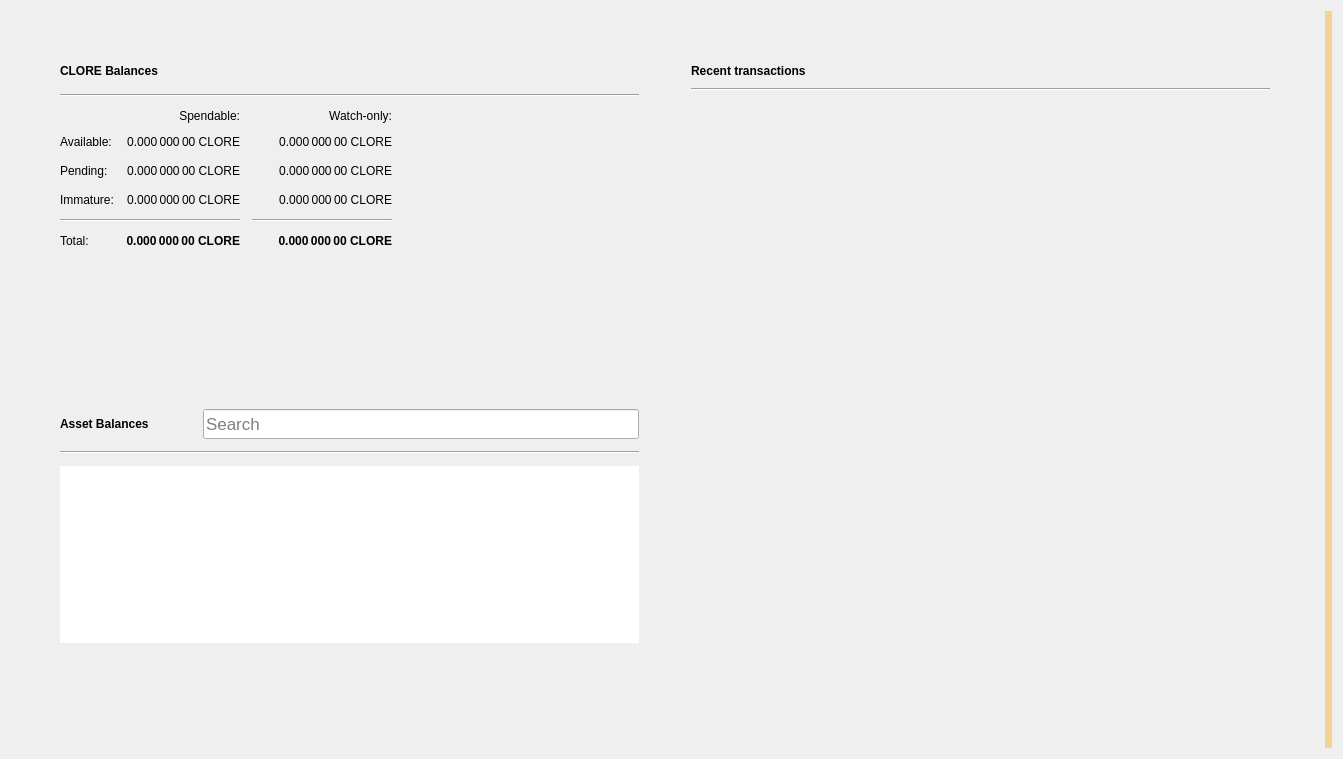
<?xml version="1.0" encoding="UTF-8"?>
<ui version="4.0">
 <class>OverviewPage</class>
 <widget class="QWidget" name="OverviewPage">
  <property name="geometry">
   <rect>
    <x>0</x>
    <y>0</y>
    <width>1343</width>
    <height>759</height>
   </rect>
  </property>
  <property name="windowTitle">
   <string>Form</string>
  </property>
  <property name="autoFillBackground">
   <bool>false</bool>
  </property>
  <layout class="QGridLayout" name="gridLayout_3">
   <item row="0" column="1">
    <layout class="QVBoxLayout" name="verticalLayout_7">
     <property name="spacing">
      <number>0</number>
     </property>
     <property name="leftMargin">
      <number>0</number>
     </property>
     <property name="topMargin">
      <number>0</number>
     </property>
     <property name="rightMargin">
      <number>0</number>
     </property>
     <property name="bottomMargin">
      <number>0</number>
     </property>
     <item>
      <layout class="QHBoxLayout" name="horizontalLayout" stretch="0,0">
       <property name="spacing">
        <number>34</number>
       </property>
       <property name="sizeConstraint">
        <enum>QLayout::SetMaximumSize</enum>
       </property>
       <property name="leftMargin">
        <number>40</number>
       </property>
       <property name="topMargin">
        <number>40</number>
       </property>
       <property name="rightMargin">
        <number>40</number>
       </property>
       <property name="bottomMargin">
        <number>40</number>
       </property>
       <item>
        <layout class="QVBoxLayout" name="verticalLayout_2">
         <property name="spacing">
          <number>34</number>
         </property>
         <property name="rightMargin">
          <number>0</number>
         </property>
         <item>
          <widget class="QFrame" name="frame">
           <property name="sizePolicy">
            <sizepolicy hsizetype="Preferred" vsizetype="Preferred">
             <horstretch>0</horstretch>
             <verstretch>0</verstretch>
            </sizepolicy>
           </property>
           <property name="frameShape">
            <enum>QFrame::NoFrame</enum>
           </property>
           <property name="frameShadow">
            <enum>QFrame::Raised</enum>
           </property>
           <property name="lineWidth">
            <number>10</number>
           </property>
           <layout class="QVBoxLayout" name="verticalLayout_4">
            <property name="spacing">
             <number>12</number>
            </property>
            <item>
             <layout class="QHBoxLayout" name="horizontalLayout_4">
              <item>
               <widget class="QLabel" name="cloreBalancesLabel">
                <property name="font">
                 <font>
                  <weight>75</weight>
                  <bold>true</bold>
                 </font>
                </property>
                <property name="text">
                 <string>CLORE Balances</string>
                </property>
               </widget>
              </item>
              <item>
               <widget class="QPushButton" name="labelWalletStatus">
                <property name="enabled">
                 <bool>true</bool>
                </property>
                <property name="maximumSize">
                 <size>
                  <width>30</width>
                  <height>16777215</height>
                 </size>
                </property>
                <property name="toolTip">
                 <string>The displayed information may be out of date. Your wallet automatically synchronizes with the clore network after a connection is established, but this process has not completed yet.</string>
                </property>
                <property name="text">
                 <string/>
                </property>
                <property name="icon">
                 <iconset>
                  <normaloff>:/icons/warning</normaloff>
                  <disabledoff>:/icons/warning</disabledoff>:/icons/warning</iconset>
                </property>
                <property name="iconSize">
                 <size>
                  <width>24</width>
                  <height>24</height>
                 </size>
                </property>
                <property name="flat">
                 <bool>true</bool>
                </property>
               </widget>
              </item>
              <item>
               <spacer name="horizontalSpacer_3">
                <property name="orientation">
                 <enum>Qt::Horizontal</enum>
                </property>
                <property name="sizeHint" stdset="0">
                 <size>
                  <width>40</width>
                  <height>20</height>
                 </size>
                </property>
               </spacer>
              </item>
             </layout>
            </item>
            <item>
             <widget class="Line" name="line_2">
              <property name="orientation">
               <enum>Qt::Horizontal</enum>
              </property>
             </widget>
            </item>
            <item>
             <layout class="QGridLayout" name="gridLayout">
              <property name="spacing">
               <number>12</number>
              </property>
              <item row="3" column="2">
               <widget class="QLabel" name="labelWatchImmature">
                <property name="font">
                 <font>
                  <weight>50</weight>
                  <bold>false</bold>
                 </font>
                </property>
                <property name="cursor">
                 <cursorShape>IBeamCursor</cursorShape>
                </property>
                <property name="toolTip">
                 <string>Mined balance in watch-only addresses that has not yet matured</string>
                </property>
                <property name="text">
                 <string notr="true">0.000 000 00 CLORE</string>
                </property>
                <property name="alignment">
                 <set>Qt::AlignRight|Qt::AlignTrailing|Qt::AlignVCenter</set>
                </property>
                <property name="textInteractionFlags">
                 <set>Qt::LinksAccessibleByMouse|Qt::TextSelectableByKeyboard|Qt::TextSelectableByMouse</set>
                </property>
               </widget>
              </item>
              <item row="2" column="3">
               <spacer name="horizontalSpacer_2">
                <property name="orientation">
                 <enum>Qt::Horizontal</enum>
                </property>
                <property name="sizeHint" stdset="0">
                 <size>
                  <width>40</width>
                  <height>20</height>
                 </size>
                </property>
               </spacer>
              </item>
              <item row="1" column="0">
               <widget class="QLabel" name="labelBalanceText">
                <property name="text">
                 <string>Available:</string>
                </property>
               </widget>
              </item>
              <item row="1" column="2">
               <widget class="QLabel" name="labelWatchAvailable">
                <property name="font">
                 <font>
                  <weight>50</weight>
                  <bold>false</bold>
                 </font>
                </property>
                <property name="cursor">
                 <cursorShape>IBeamCursor</cursorShape>
                </property>
                <property name="toolTip">
                 <string>Your current balance in watch-only addresses</string>
                </property>
                <property name="text">
                 <string notr="true">0.000 000 00 CLORE</string>
                </property>
                <property name="alignment">
                 <set>Qt::AlignRight|Qt::AlignTrailing|Qt::AlignVCenter</set>
                </property>
                <property name="textInteractionFlags">
                 <set>Qt::LinksAccessibleByMouse|Qt::TextSelectableByKeyboard|Qt::TextSelectableByMouse</set>
                </property>
               </widget>
              </item>
              <item row="2" column="1">
               <widget class="QLabel" name="labelUnconfirmed">
                <property name="font">
                 <font>
                  <weight>50</weight>
                  <bold>false</bold>
                 </font>
                </property>
                <property name="cursor">
                 <cursorShape>IBeamCursor</cursorShape>
                </property>
                <property name="toolTip">
                 <string>Total of transactions that have yet to be confirmed, and do not yet count toward the spendable balance</string>
                </property>
                <property name="text">
                 <string notr="true">0.000 000 00 CLORE</string>
                </property>
                <property name="alignment">
                 <set>Qt::AlignRight|Qt::AlignTrailing|Qt::AlignVCenter</set>
                </property>
                <property name="textInteractionFlags">
                 <set>Qt::LinksAccessibleByMouse|Qt::TextSelectableByKeyboard|Qt::TextSelectableByMouse</set>
                </property>
               </widget>
              </item>
              <item row="4" column="2">
               <widget class="Line" name="lineWatchBalance">
                <property name="sizePolicy">
                 <sizepolicy hsizetype="Preferred" vsizetype="Fixed">
                  <horstretch>0</horstretch>
                  <verstretch>0</verstretch>
                 </sizepolicy>
                </property>
                <property name="minimumSize">
                 <size>
                  <width>140</width>
                  <height>0</height>
                 </size>
                </property>
                <property name="orientation">
                 <enum>Qt::Horizontal</enum>
                </property>
               </widget>
              </item>
              <item row="0" column="1">
               <widget class="QLabel" name="labelSpendable">
                <property name="text">
                 <string>Spendable:</string>
                </property>
                <property name="alignment">
                 <set>Qt::AlignRight|Qt::AlignTrailing|Qt::AlignVCenter</set>
                </property>
               </widget>
              </item>
              <item row="3" column="0">
               <widget class="QLabel" name="labelImmatureText">
                <property name="text">
                 <string>Immature:</string>
                </property>
               </widget>
              </item>
              <item row="5" column="2">
               <widget class="QLabel" name="labelWatchTotal">
                <property name="font">
                 <font>
                  <weight>75</weight>
                  <bold>true</bold>
                 </font>
                </property>
                <property name="cursor">
                 <cursorShape>IBeamCursor</cursorShape>
                </property>
                <property name="toolTip">
                 <string>Current total balance in watch-only addresses</string>
                </property>
                <property name="text">
                 <string notr="true">0.000 000 00 CLORE</string>
                </property>
                <property name="alignment">
                 <set>Qt::AlignRight|Qt::AlignTrailing|Qt::AlignVCenter</set>
                </property>
                <property name="textInteractionFlags">
                 <set>Qt::LinksAccessibleByMouse|Qt::TextSelectableByKeyboard|Qt::TextSelectableByMouse</set>
                </property>
               </widget>
              </item>
              <item row="4" column="0" colspan="2">
               <widget class="Line" name="line">
                <property name="orientation">
                 <enum>Qt::Horizontal</enum>
                </property>
               </widget>
              </item>
              <item row="0" column="2">
               <widget class="QLabel" name="labelWatchonly">
                <property name="text">
                 <string>Watch-only:</string>
                </property>
                <property name="alignment">
                 <set>Qt::AlignRight|Qt::AlignTrailing|Qt::AlignVCenter</set>
                </property>
               </widget>
              </item>
              <item row="5" column="1">
               <widget class="QLabel" name="labelTotal">
                <property name="font">
                 <font>
                  <weight>75</weight>
                  <bold>true</bold>
                 </font>
                </property>
                <property name="cursor">
                 <cursorShape>IBeamCursor</cursorShape>
                </property>
                <property name="toolTip">
                 <string>Your current total balance</string>
                </property>
                <property name="text">
                 <string notr="true">0.000 000 00 CLORE</string>
                </property>
                <property name="alignment">
                 <set>Qt::AlignRight|Qt::AlignTrailing|Qt::AlignVCenter</set>
                </property>
                <property name="textInteractionFlags">
                 <set>Qt::LinksAccessibleByMouse|Qt::TextSelectableByKeyboard|Qt::TextSelectableByMouse</set>
                </property>
               </widget>
              </item>
              <item row="1" column="1">
               <widget class="QLabel" name="labelBalance">
                <property name="font">
                 <font>
                  <weight>50</weight>
                  <bold>false</bold>
                 </font>
                </property>
                <property name="cursor">
                 <cursorShape>IBeamCursor</cursorShape>
                </property>
                <property name="toolTip">
                 <string>Your current spendable balance</string>
                </property>
                <property name="text">
                 <string notr="true">0.000 000 00 CLORE</string>
                </property>
                <property name="alignment">
                 <set>Qt::AlignRight|Qt::AlignTrailing|Qt::AlignVCenter</set>
                </property>
                <property name="textInteractionFlags">
                 <set>Qt::LinksAccessibleByMouse|Qt::TextSelectableByKeyboard|Qt::TextSelectableByMouse</set>
                </property>
               </widget>
              </item>
              <item row="2" column="0">
               <widget class="QLabel" name="labelPendingText">
                <property name="text">
                 <string>Pending:</string>
                </property>
               </widget>
              </item>
              <item row="5" column="0">
               <widget class="QLabel" name="labelTotalText">
                <property name="text">
                 <string>Total:</string>
                </property>
               </widget>
              </item>
              <item row="3" column="1">
               <widget class="QLabel" name="labelImmature">
                <property name="font">
                 <font>
                  <weight>50</weight>
                  <bold>false</bold>
                 </font>
                </property>
                <property name="cursor">
                 <cursorShape>IBeamCursor</cursorShape>
                </property>
                <property name="toolTip">
                 <string>Mined balance that has not yet matured</string>
                </property>
                <property name="text">
                 <string notr="true">0.000 000 00 CLORE</string>
                </property>
                <property name="alignment">
                 <set>Qt::AlignRight|Qt::AlignTrailing|Qt::AlignVCenter</set>
                </property>
                <property name="textInteractionFlags">
                 <set>Qt::LinksAccessibleByMouse|Qt::TextSelectableByKeyboard|Qt::TextSelectableByMouse</set>
                </property>
               </widget>
              </item>
              <item row="2" column="2">
               <widget class="QLabel" name="labelWatchPending">
                <property name="font">
                 <font>
                  <weight>50</weight>
                  <bold>false</bold>
                 </font>
                </property>
                <property name="cursor">
                 <cursorShape>IBeamCursor</cursorShape>
                </property>
                <property name="toolTip">
                 <string>Unconfirmed transactions to watch-only addresses</string>
                </property>
                <property name="text">
                 <string notr="true">0.000 000 00 CLORE</string>
                </property>
                <property name="alignment">
                 <set>Qt::AlignRight|Qt::AlignTrailing|Qt::AlignVCenter</set>
                </property>
                <property name="textInteractionFlags">
                 <set>Qt::LinksAccessibleByMouse|Qt::TextSelectableByKeyboard|Qt::TextSelectableByMouse</set>
                </property>
               </widget>
              </item>
             </layout>
            </item>
           </layout>
          </widget>
         </item>
         <item>
          <widget class="QWidget" name="assetVerticalSpaceWidget2" native="true">
           <property name="autoFillBackground">
            <bool>false</bool>
           </property>
           <layout class="QVBoxLayout" name="verticalLayout_6">
            <item>
             <spacer name="verticalSpacer_4">
              <property name="orientation">
               <enum>Qt::Vertical</enum>
              </property>
              <property name="sizeHint" stdset="0">
               <size>
                <width>20</width>
                <height>87</height>
               </size>
              </property>
             </spacer>
            </item>
           </layout>
          </widget>
         </item>
         <item>
          <widget class="QFrame" name="assetFrame">
           <property name="autoFillBackground">
            <bool>true</bool>
           </property>
           <property name="frameShape">
            <enum>QFrame::NoFrame</enum>
           </property>
           <property name="frameShadow">
            <enum>QFrame::Plain</enum>
           </property>
           <property name="lineWidth">
            <number>0</number>
           </property>
           <layout class="QVBoxLayout" name="verticalLayout_5">
            <property name="spacing">
             <number>12</number>
            </property>
            <item>
             <layout class="QHBoxLayout" name="assetBalanceHorizontalLayout">
              <item alignment="Qt::AlignVCenter">
               <widget class="QLabel" name="assetBalanceLabel">
                <property name="font">
                 <font>
                  <weight>75</weight>
                  <bold>true</bold>
                 </font>
                </property>
                <property name="text">
                 <string>Asset Balances</string>
                </property>
               </widget>
              </item>
              <item>
               <widget class="QPushButton" name="labelAssetStatus">
                <property name="enabled">
                 <bool>true</bool>
                </property>
                <property name="maximumSize">
                 <size>
                  <width>30</width>
                  <height>16777215</height>
                 </size>
                </property>
                <property name="toolTip">
                 <string>The displayed information may be out of date. Your wallet automatically synchronizes with the clore network after a connection is established, but this process has not completed yet.</string>
                </property>
                <property name="text">
                 <string/>
                </property>
                <property name="icon">
                 <iconset>
                  <normaloff>:/icons/warning</normaloff>
                  <disabledoff>:/icons/warning</disabledoff>:/icons/warning</iconset>
                </property>
                <property name="iconSize">
                 <size>
                  <width>24</width>
                  <height>24</height>
                 </size>
                </property>
                <property name="flat">
                 <bool>true</bool>
                </property>
               </widget>
              </item>
              <item alignment="Qt::AlignBottom">
               <widget class="QLineEdit" name="assetSearch">
                <property name="sizePolicy">
                 <sizepolicy hsizetype="Expanding" vsizetype="Preferred">
                  <horstretch>0</horstretch>
                  <verstretch>0</verstretch>
                 </sizepolicy>
                </property>
                <property name="minimumSize">
                 <size>
                  <width>0</width>
                  <height>30</height>
                 </size>
                </property>
                <property name="maximumSize">
                 <size>
                  <width>16777215</width>
                  <height>30</height>
                 </size>
                </property>
                <property name="sizeIncrement">
                 <size>
                  <width>0</width>
                  <height>0</height>
                 </size>
                </property>
                <property name="baseSize">
                 <size>
                  <width>0</width>
                  <height>0</height>
                 </size>
                </property>
                <property name="font">
                 <font>
                  <pointsize>13</pointsize>
                 </font>
                </property>
                <property name="maxLength">
                 <number>32</number>
                </property>
                <property name="frame">
                 <bool>true</bool>
                </property>
                <property name="alignment">
                 <set>Qt::AlignLeading|Qt::AlignLeft|Qt::AlignVCenter</set>
                </property>
                <property name="placeholderText">
                 <string>Search</string>
                </property>
                <property name="clearButtonEnabled">
                 <bool>true</bool>
                </property>
               </widget>
              </item>
             </layout>
            </item>
            <item>
             <widget class="Line" name="assetBalanceLine">
              <property name="orientation">
               <enum>Qt::Horizontal</enum>
              </property>
             </widget>
            </item>
            <item>
             <widget class="QListView" name="listAssets">
              <property name="frameShape">
               <enum>QFrame::NoFrame</enum>
              </property>
              <property name="lineWidth">
               <number>0</number>
              </property>
              <property name="verticalScrollMode">
               <enum>QAbstractItemView::ScrollPerItem</enum>
              </property>
             </widget>
            </item>
            <item>
             <widget class="QWidget" name="assetVerticalSpaceWidget" native="true">
              <property name="autoFillBackground">
               <bool>false</bool>
              </property>
              <layout class="QVBoxLayout" name="verticalLayout">
               <item>
                <spacer name="verticalSpacer_3">
                 <property name="orientation">
                  <enum>Qt::Vertical</enum>
                 </property>
                 <property name="sizeHint" stdset="0">
                  <size>
                   <width>20</width>
                   <height>40</height>
                  </size>
                 </property>
                </spacer>
               </item>
              </layout>
             </widget>
            </item>
           </layout>
          </widget>
         </item>
        </layout>
       </item>
       <item>
        <layout class="QVBoxLayout" name="verticalLayout_3">
         <property name="spacing">
          <number>34</number>
         </property>
         <property name="leftMargin">
          <number>0</number>
         </property>
         <item>
          <widget class="QFrame" name="frame_2">
           <property name="sizePolicy">
            <sizepolicy hsizetype="Preferred" vsizetype="Fixed">
             <horstretch>0</horstretch>
             <verstretch>0</verstretch>
            </sizepolicy>
           </property>
           <property name="frameShape">
            <enum>QFrame::NoFrame</enum>
           </property>
           <property name="frameShadow">
            <enum>QFrame::Plain</enum>
           </property>
           <property name="lineWidth">
            <number>0</number>
           </property>
           <layout class="QGridLayout" name="gridLayout_2">
            <property name="horizontalSpacing">
             <number>12</number>
            </property>
            <item row="0" column="0">
             <layout class="QHBoxLayout" name="horizontalLayout_2">
              <item>
               <widget class="QLabel" name="recentTransactionsLabel">
                <property name="font">
                 <font>
                  <weight>75</weight>
                  <bold>true</bold>
                 </font>
                </property>
                <property name="text">
                 <string>Recent transactions</string>
                </property>
               </widget>
              </item>
              <item>
               <widget class="QPushButton" name="labelTransactionsStatus">
                <property name="enabled">
                 <bool>true</bool>
                </property>
                <property name="maximumSize">
                 <size>
                  <width>30</width>
                  <height>16777215</height>
                 </size>
                </property>
                <property name="toolTip">
                 <string>The displayed information may be out of date. Your wallet automatically synchronizes with the clore network after a connection is established, but this process has not completed yet.</string>
                </property>
                <property name="text">
                 <string/>
                </property>
                <property name="icon">
                 <iconset>
                  <normaloff>:/icons/warning</normaloff>
                  <disabledoff>:/icons/warning</disabledoff>:/icons/warning</iconset>
                </property>
                <property name="iconSize">
                 <size>
                  <width>24</width>
                  <height>24</height>
                 </size>
                </property>
                <property name="flat">
                 <bool>true</bool>
                </property>
               </widget>
              </item>
              <item>
               <spacer name="horizontalSpacer">
                <property name="orientation">
                 <enum>Qt::Horizontal</enum>
                </property>
                <property name="sizeHint" stdset="0">
                 <size>
                  <width>40</width>
                  <height>20</height>
                 </size>
                </property>
               </spacer>
              </item>
             </layout>
            </item>
            <item row="2" column="0">
             <widget class="QListView" name="listTransactions">
              <property name="styleSheet">
               <string notr="true">QListView { background: transparent; }</string>
              </property>
              <property name="frameShape">
               <enum>QFrame::NoFrame</enum>
              </property>
              <property name="verticalScrollBarPolicy">
               <enum>Qt::ScrollBarAlwaysOff</enum>
              </property>
              <property name="horizontalScrollBarPolicy">
               <enum>Qt::ScrollBarAlwaysOff</enum>
              </property>
              <property name="selectionMode">
               <enum>QAbstractItemView::NoSelection</enum>
              </property>
             </widget>
            </item>
            <item row="1" column="0">
             <widget class="Line" name="line_3">
              <property name="orientation">
               <enum>Qt::Horizontal</enum>
              </property>
             </widget>
            </item>
           </layout>
          </widget>
         </item>
         <item>
          <spacer name="verticalSpacer_2">
           <property name="orientation">
            <enum>Qt::Vertical</enum>
           </property>
           <property name="sizeHint" stdset="0">
            <size>
             <width>20</width>
             <height>40</height>
            </size>
           </property>
          </spacer>
         </item>
        </layout>
       </item>
      </layout>
     </item>
    </layout>
   </item>
   <item row="0" column="3">
    <widget class="QLabel" name="labelAlerts">
     <property name="visible">
      <bool>true</bool>
     </property>
     <property name="styleSheet">
      <string notr="true">QLabel { background-color: qlineargradient(x1: 0, y1: 0, x2: 1, y2: 0, stop:0 #F0D0A0, stop:1 #F8D488); color:#000000; }</string>
     </property>
     <property name="wordWrap">
      <bool>true</bool>
     </property>
     <property name="margin">
      <number>3</number>
     </property>
     <property name="textInteractionFlags">
      <set>Qt::TextSelectableByMouse</set>
     </property>
    </widget>
   </item>
  </layout>
 </widget>
 <resources/>
 <connections/>
</ui>
